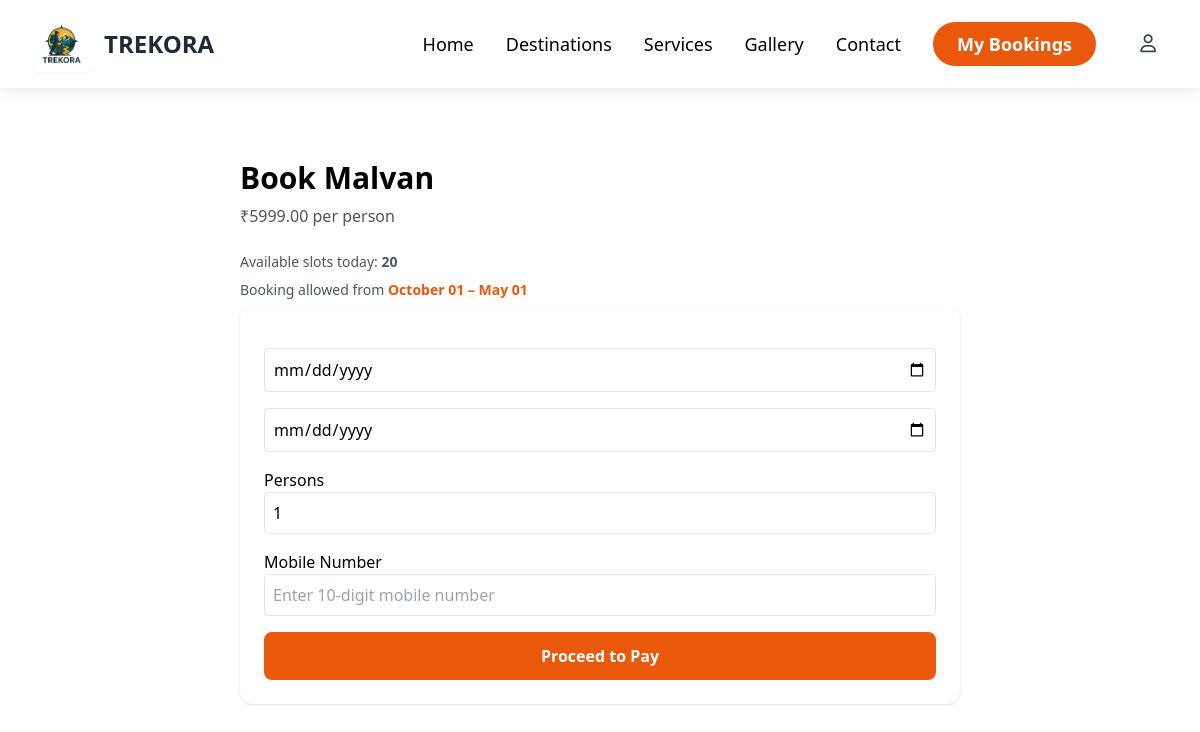
The app's page /book/6/ (signed in) with its own data.
### destinations/models.py (models this page shows, shortened)
class Destination(models.Model):
    STATUS_CHOICES = (
        ("available", "Available"),
        ("unavailable", "Unavailable"),
    )
    name = models.CharField(max_length=200)
    location = models.CharField(max_length=200)
    price = models.DecimalField(max_digits=10, decimal_places=2)
    image = models.ImageField(upload_to="destinations/", blank=True, null=True)
    description = models.TextField(blank=True)
    duration = models.CharField(max_length=100, blank=True)
    status = models.CharField(
        max_length=20,
        choices=STATUS_CHOICES,
        default="available"
    )
    start_date = models.DateField()
    end_date = models.DateField()
    best_season_start = models.DateField(null=True, blank=True)
    best_season_end = models.DateField(null=True, blank=True)
    capacity_per_day = models.IntegerField(default=20)
    transport_mode = models.CharField(max_length=100, blank=True)
    rating = models.FloatField(default=0)
    whatsapp_group_link = models.URLField(blank=True, null=True)
    created_at = models.DateTimeField(auto_now_add=True)

### bookings/views.py (the view, shortened to what this page needs)
# urls.py: path('book/<int:destination_id>/', views.book_destination, name='book_destination'),
@login_required
def book_destination(request, destination_id):
    destination = get_object_or_404(Destination, id=destination_id)
    return render(request, "bookings/book_destination.html", {
        "destination": destination,
        "today": date.today(),
        "season_start": destination.best_season_start,
        "season_end": destination.best_season_end
    })

### accounts/templates/bookings/book_destination.html (shortened to what this page needs)
{% extends "base.html" %}
{% block content %}
<div class="max-w-3xl mx-auto px-6 py-16">
  <h1 class="text-3xl font-bold mb-2">
    Book {{ destination.name }}
  </h1>
  <p class="text-gray-600 mb-6">
    ₹{{ destination.price }} per person
  </p>
  <p class="text-sm text-gray-600 mb-2">
    Available slots today:
    <span class="font-semibold">
      {{ destination.capacity_per_day }}
    </span>
  </p>
  <p class="text-sm text-gray-600 mb-2">
  Booking allowed from
  <span class="font-semibold text-orange-600">
    {{ season_start|date:"F d" }} – {{ season_end|date:"F d" }}
  </span>
</p>
  <form method="POST"
        class="bg-white rounded-xl shadow p-6 space-y-4">
    <input type="date" name="start_date"
       min="{{ season_start|default:today }}"
       max="{{ season_end }}"
       class="w-full border p-2 rounded"
       required>
    <input type="date" name="end_date"
       min="{{ season_start|default:today }}"
       max="{{ season_end }}"
       class="w-full border p-2 rounded"
       required>
    <div>
      <label class="block font-medium">Persons</label>
      <input type="number" name="persons" min="1" value="1" required
             class="w-full border p-2 rounded">
    </div>
    <div>
      <label class="block font-medium">Mobile Number</label>
      <input type="tel" name="mobile_number" required
            pattern="[6-9]{1}[0-9]{9}"
            maxlength="10"
            placeholder="Enter 10-digit mobile number"
            class="w-full border p-2 rounded">
    </div>
    <button
      class="w-full bg-orange-600 hover:bg-orange-700 text-white py-3 rounded-lg font-semibold">
      Proceed to Pay
    </button>
  </form>
</div>
{% endblock %}

### records on screen
Destination: name "Malvan", price "5999.00", capacity_per_day "20", best_season_start "October 01", best_season_end "May 01"
